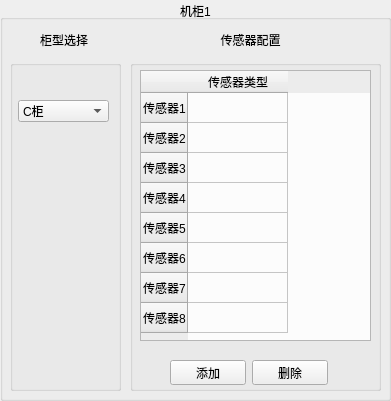
      <widget class="QGroupBox" name="groupBox_163">
       <property name="geometry">
        <rect>
         <x>10</x>
         <y>10</y>
         <width>391</width>
         <height>401</height>
        </rect>
       </property>
       <property name="title">
        <string>机柜1</string>
       </property>
       <property name="alignment">
        <set>Qt::AlignCenter</set>
       </property>
       <widget class="QGroupBox" name="groupBox_164">
        <property name="geometry">
         <rect>
          <x>710</x>
          <y>0</y>
          <width>211</width>
          <height>281</height>
         </rect>
        </property>
        <property name="title">
         <string>机柜1</string>
        </property>
       </widget>
       <widget class="QGroupBox" name="groupBox_165">
        <property name="geometry">
         <rect>
          <x>470</x>
          <y>0</y>
          <width>211</width>
          <height>281</height>
         </rect>
        </property>
        <property name="title">
         <string>机柜1</string>
        </property>
       </widget>
       <widget class="QGroupBox" name="groupBox_166">
        <property name="geometry">
         <rect>
          <x>10</x>
          <y>60</y>
          <width>111</width>
          <height>331</height>
         </rect>
        </property>
        <property name="title">
         <string/>
        </property>
        <widget class="QComboBox" name="Cabinet_comboBox_4851_master_c1_5">
         <property name="geometry">
          <rect>
           <x>8</x>
           <y>40</y>
           <width>91</width>
           <height>22</height>
          </rect>
         </property>
         <item>
          <property name="text">
           <string>C柜</string>
          </property>
         </item>
         <item>
          <property name="text">
           <string>D柜</string>
          </property>
         </item>
         <item>
          <property name="text">
           <string>V柜</string>
          </property>
         </item>
         <item>
          <property name="text">
           <string>696CBBR柜</string>
          </property>
         </item>
         <item>
          <property name="text">
           <string>696CB柜</string>
          </property>
         </item>
         <item>
          <property name="text">
           <string>BE柜</string>
          </property>
         </item>
         <item>
          <property name="text">
           <string>DE柜</string>
          </property>
         </item>
         <item>
          <property name="text">
           <string>F柜</string>
          </property>
         </item>
         <item>
          <property name="text">
           <string>M柜</string>
          </property>
         </item>
         <item>
          <property name="text">
           <string>PT柜</string>
          </property>
         </item>
         <item>
          <property name="text">
           <string>PTC500柜</string>
          </property>
         </item>
         <item>
          <property name="text">
           <string>PTC600柜</string>
          </property>
         </item>
         <item>
          <property name="text">
           <string>SL柜</string>
          </property>
         </item>
         <item>
          <property name="text">
           <string>SV25SV20柜</string>
          </property>
         </item>
         <item>
          <property name="text">
           <string>SV柜</string>
          </property>
         </item>
         <item>
          <property name="text">
           <string>V25V20柜</string>
          </property>
         </item>
        </widget>
        <widget class="QLabel" name="picture_lable_4851_master_c1_5">
         <property name="geometry">
          <rect>
           <x>20</x>
           <y>70</y>
           <width>71</width>
           <height>211</height>
          </rect>
         </property>
         <property name="text">
          <string/>
         </property>
        </widget>
       </widget>
       <widget class="QTableWidget" name="tableWidget_4851_master_c1_5">
        <property name="geometry">
         <rect>
          <x>140</x>
          <y>70</y>
          <width>231</width>
          <height>271</height>
         </rect>
        </property>
        <property name="lineWidth">
         <number>1</number>
        </property>
        <property name="autoScrollMargin">
         <number>16</number>
        </property>
        <row>
         <property name="text">
          <string>传感器1</string>
         </property>
        </row>
        <row>
         <property name="text">
          <string>传感器2</string>
         </property>
        </row>
        <row>
         <property name="text">
          <string>传感器3</string>
         </property>
        </row>
        <row>
         <property name="text">
          <string>传感器4</string>
         </property>
        </row>
        <row>
         <property name="text">
          <string>传感器5</string>
         </property>
        </row>
        <row>
         <property name="text">
          <string>传感器6</string>
         </property>
        </row>
        <row>
         <property name="text">
          <string>传感器7</string>
         </property>
        </row>
        <row>
         <property name="text">
          <string>传感器8</string>
         </property>
        </row>
        <column>
         <property name="text">
          <string>传感器类型</string>
         </property>
        </column>
       </widget>
       <widget class="QLabel" name="label_109">
        <property name="geometry">
         <rect>
          <x>200</x>
          <y>30</y>
          <width>101</width>
          <height>20</height>
         </rect>
        </property>
        <property name="text">
         <string>传感器配置</string>
        </property>
        <property name="alignment">
         <set>Qt::AlignCenter</set>
        </property>
       </widget>
       <widget class="QLabel" name="label_110">
        <property name="geometry">
         <rect>
          <x>40</x>
          <y>30</y>
          <width>54</width>
          <height>20</height>
         </rect>
        </property>
        <property name="text">
         <string>柜型选择</string>
        </property>
       </widget>
       <widget class="QGroupBox" name="groupBox_167">
        <property name="geometry">
         <rect>
          <x>130</x>
          <y>60</y>
          <width>251</width>
          <height>331</height>
         </rect>
        </property>
        <property name="title">
         <string/>
        </property>
        <widget class="QWidget" name="layoutWidget_38">
         <property name="geometry">
          <rect>
           <x>40</x>
           <y>300</y>
           <width>158</width>
           <height>25</height>
          </rect>
         </property>
         <layout class="QHBoxLayout" name="horizontalLayout_75">
          <item>
           <widget class="QPushButton" name="addBt_4851_master_c1_5">
            <property name="text">
             <string>添加</string>
            </property>
           </widget>
          </item>
          <item>
           <widget class="QPushButton" name="deleteBt_4851_master_c1_5">
            <property name="text">
             <string>删除</string>
            </property>
           </widget>
          </item>
         </layout>
        </widget>
       </widget>
      </widget>
